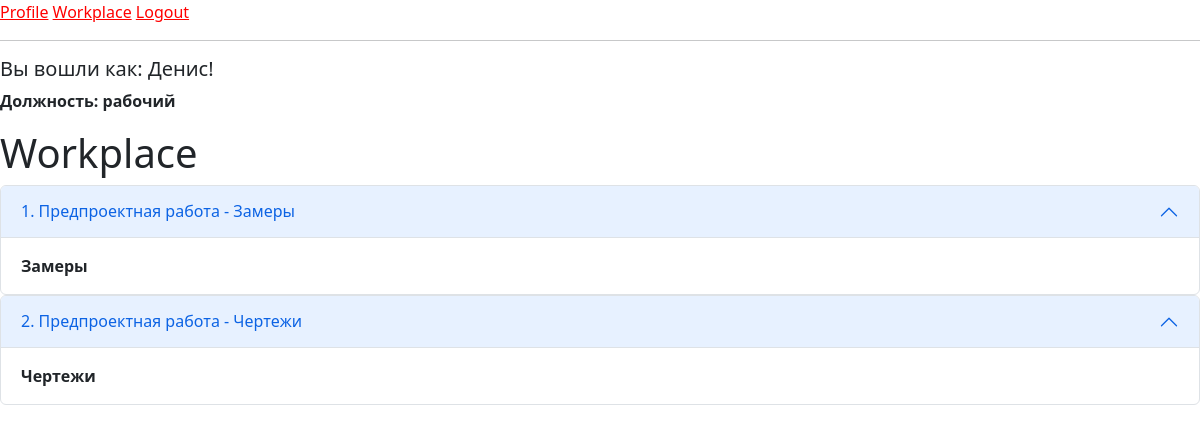
The page /workplace (signed in) on the database as committed earlier.
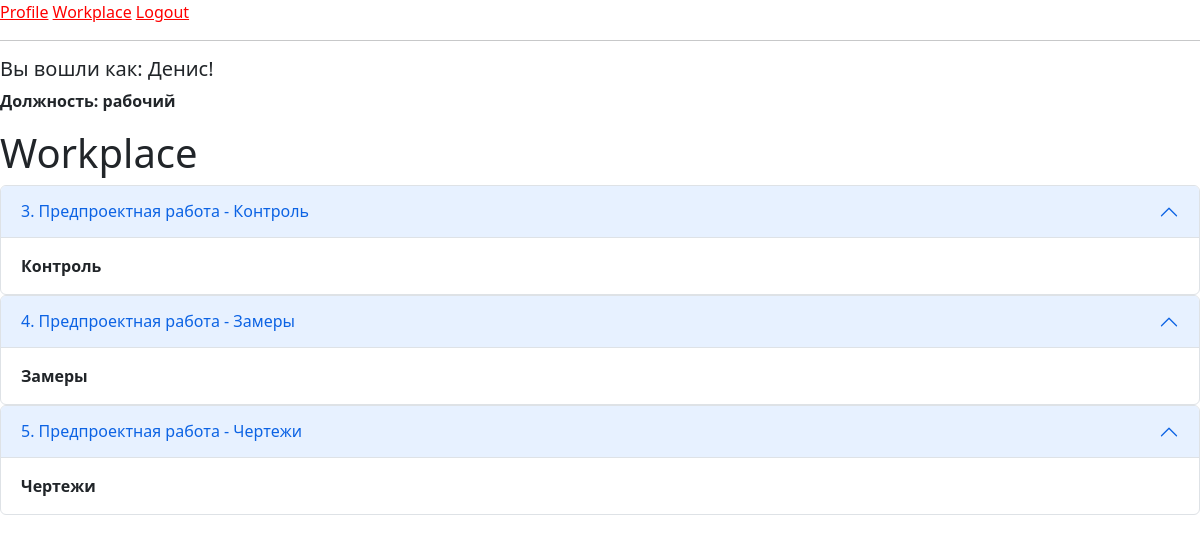
The same page on the database as committed later.
### app/models.py (models this page shows, shortened)
class PreProduct(db.Model):
    id = db.Column(db.Integer, primary_key=True)
    number_order_client = db.Column(db.Integer, db.ForeignKey('order_client.id'), nullable=False)
    work_type = db.Column(db.Integer, db.ForeignKey('works.id'), nullable=False)
    set_worker = db.Column(db.Integer, db.ForeignKey('user.id'))
    work = db.relationship('Works', backref='work', lazy='subquery')
    worker = db.relationship('User', backref='worker', lazy='subquery')

class Works(db.Model):
    id = db.Column(db.Integer, primary_key=True)
    work_title = db.Column(db.String(150))
    work_type = db.Column(db.String(150))

### app/routes.py (the view)
@app.route('/workplace', methods=['GET', 'POST'])
@login_required
def workplace():
    order_manufacture = PreProduct.query.filter_by(set_worker=current_user.id).all()
    return render_template("workplace.html", title='Workplace', order_manufacture=order_manufacture)

### app/models.py (called while the page is built)
@login.user_loader
def load_user(id):
    return User.query.get(int(id))

### app/templates/workplace.html
{% if current_user.specialization_id is ne(2)%}
{% extends "base_bootstrap.html" %}
{% else %}
{% extends "base.html" %}
{% endif %}
{% block content %}
<h1>Workplace</h1>
{% for order in order_manufacture %}
<div class="accordion" id="accordionPanelsStayOpenExample">
  <div class="accordion-item">
    <h2 class="accordion-header" id="panelsStayOpen-headingOne">
      <button class="accordion-button" type="button" data-bs-toggle="collapse" data-bs-target="#panelsStayOpen-collapseOne" aria-expanded="true" aria-controls="panelsStayOpen-collapseOne">
        {{order.id}}. {{order.work.work_title}} - {{order.work.work_type}}
      </button>
    </h2>
    <div id="panelsStayOpen-collapseOne" class="accordion-collapse collapse show" aria-labelledby="panelsStayOpen-headingOne">
      <div class="accordion-body">
        <strong>{{order.work.work_type}}</strong>
      </div>
    </div>
  </div>
</div>
{% endfor%}
{% endblock %}

Rows that differ between the two databases and show on the page:
no longer on this page (row edited): PreProduct: id "1", work.work_title "Предпроектная работа", work.work_type "Замеры"
no longer on this page (row edited): PreProduct: id "2", work.work_title "Предпроектная работа", work.work_type "Чертежи"
now on this page (row edited): PreProduct: id "3", work.work_title "Предпроектная работа", work.work_type "Контроль"
added PreProduct: id "4", work.work_title "Предпроектная работа", work.work_type "Замеры"
added PreProduct: id "5", work.work_title "Предпроектная работа", work.work_type "Чертежи"
